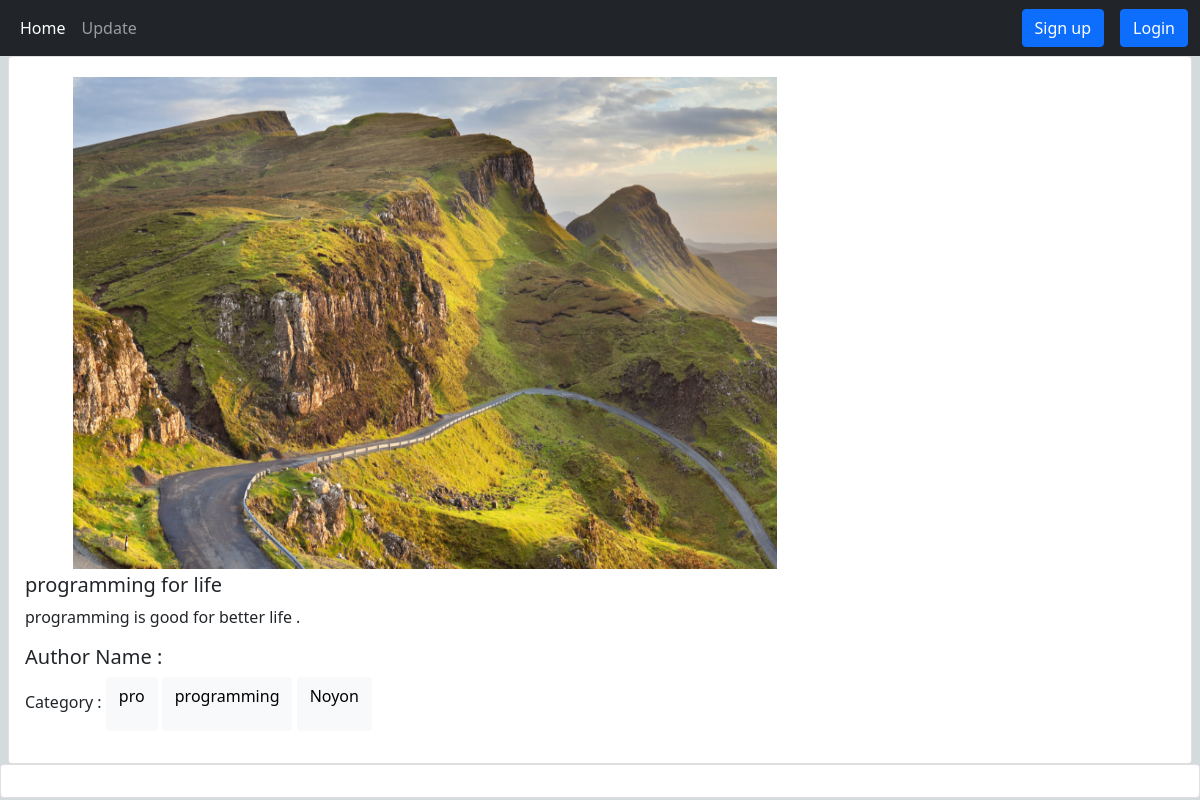
The page /post/details_post/1 on the database its author committed.
### post/models.py (models this page shows, shortened)
class post(models.Model):
    title=models.CharField(max_length=50)
    content=models.TextField()
    category=models.ManyToManyField(Category)
    author=models.ForeignKey(User,on_delete=models.CASCADE)
    image=models.ImageField(upload_to='uploads/',blank=True,null=True)

### categories/models.py (models this page shows, shortened)
class Category(models.Model):
    categori=models.CharField(max_length=30)
    slug=models.SlugField(max_length=100,unique=True,null=True,blank=True)

### post/views.py (the view, shortened to what this page needs)
# urls.py: path('details_post/<int:id>',views.DetailsView.as_view(),name="post_details"),
class DetailsView(DetailView):
    model=models.post
    template_name='details.html'
    pk_url_kwarg='id'
    def get_context_data(self, **kwargs):
        return super().get_context_data(**kwargs)

### post/templates/details.html (shortened to what this page needs)
{% extends 'index.html' %}
{% load crispy_forms_tags %}
{% block element %}
<div class="col-12">
    <div class="card mx-2">
        <div class="card-body">
            <img class="p-1 px-5" style="width: 800px; height: 500px;" src="{{post.image.url}}" alt="picture">
            <h5 class="card-title">{{post.title}}</h5>
            <p class="card-text">{{post.content}}</p>
            <h5>Author Name : {{post.author.first_name}}</h3>
                <p>Category :{% for i in post.category.all %}
                    <button class="btn btn-light">
                        <p>{{i.categori}}</p>
                    </button>
                    {%endfor%}
                </p>
        </div>
    </div>
</div>
<div class="card">
    <div class="card-body">
    </div>
  </div>
{% endblock %}

### rows shown on the page
post: image (picture), title "programming for life", content "programming is good for better life ."
Category: categori "pro"
Category: categori "programming"
Category: categori "Noyon"
